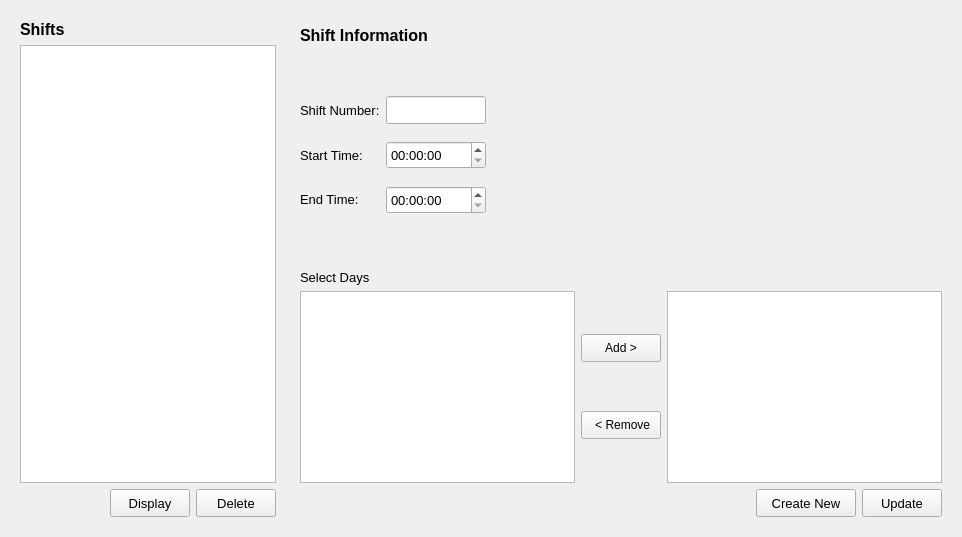
    <widget class="QWidget" name="editShifts">
     <layout class="QGridLayout" name="gridLayout_56">
      <item row="0" column="0">
       <widget class="QWidget" name="wgd_editUserSearch_6" native="true">
        <layout class="QGridLayout" name="gridLayout_54">
         <item row="0" column="0">
          <layout class="QHBoxLayout" name="horizontalLayout_43">
           <item>
            <widget class="QLabel" name="lbl_searchName_4">
             <property name="font">
              <font>
               <pointsize>12</pointsize>
               <weight>75</weight>
               <bold>true</bold>
              </font>
             </property>
             <property name="text">
              <string>Shifts</string>
             </property>
            </widget>
           </item>
          </layout>
         </item>
         <item row="2" column="0">
          <layout class="QHBoxLayout" name="horizontalLayout_45">
           <item>
            <spacer name="horizontalSpacer_29">
             <property name="orientation">
              <enum>Qt::Horizontal</enum>
             </property>
             <property name="sizeType">
              <enum>QSizePolicy::Expanding</enum>
             </property>
             <property name="sizeHint" stdset="0">
              <size>
               <width>40</width>
               <height>20</height>
              </size>
             </property>
            </spacer>
           </item>
           <item>
            <widget class="QPushButton" name="btn_displayUser_4">
             <property name="minimumSize">
              <size>
               <width>70</width>
               <height>28</height>
              </size>
             </property>
             <property name="font">
              <font>
               <pointsize>10</pointsize>
              </font>
             </property>
             <property name="text">
              <string>Display</string>
             </property>
            </widget>
           </item>
           <item>
            <widget class="QPushButton" name="pushButton_16">
             <property name="minimumSize">
              <size>
               <width>65</width>
               <height>28</height>
              </size>
             </property>
             <property name="font">
              <font>
               <pointsize>10</pointsize>
              </font>
             </property>
             <property name="text">
              <string>Delete</string>
             </property>
            </widget>
           </item>
          </layout>
         </item>
         <item row="1" column="0">
          <widget class="QTableWidget" name="tableWidget_6">
           <property name="sizePolicy">
            <sizepolicy hsizetype="Preferred" vsizetype="Expanding">
             <horstretch>0</horstretch>
             <verstretch>0</verstretch>
            </sizepolicy>
           </property>
           <property name="font">
            <font>
             <pointsize>10</pointsize>
            </font>
           </property>
          </widget>
         </item>
        </layout>
       </widget>
      </item>
      <item row="0" column="1">
       <widget class="QWidget" name="wgd_editUserFields_4" native="true">
        <property name="minimumSize">
         <size>
          <width>500</width>
          <height>0</height>
         </size>
        </property>
        <layout class="QGridLayout" name="gridLayout_55">
         <item row="6" column="0" colspan="2">
          <layout class="QHBoxLayout" name="horizontalLayout_63">
           <item>
            <widget class="QTableWidget" name="availablebedslist_2">
             <property name="sizePolicy">
              <sizepolicy hsizetype="Expanding" vsizetype="Expanding">
               <horstretch>0</horstretch>
               <verstretch>0</verstretch>
              </sizepolicy>
             </property>
             <property name="minimumSize">
              <size>
               <width>275</width>
               <height>0</height>
              </size>
             </property>
             <property name="font">
              <font>
               <pointsize>10</pointsize>
              </font>
             </property>
             <property name="editTriggers">
              <set>QAbstractItemView::NoEditTriggers</set>
             </property>
             <property name="selectionMode">
              <enum>QAbstractItemView::SingleSelection</enum>
             </property>
             <property name="selectionBehavior">
              <enum>QAbstractItemView::SelectRows</enum>
             </property>
             <attribute name="horizontalHeaderStretchLastSection">
              <bool>true</bool>
             </attribute>
            </widget>
           </item>
           <item>
            <layout class="QVBoxLayout" name="verticalLayout_17">
             <item>
              <widget class="QPushButton" name="addbedtoprogram_2">
               <property name="sizePolicy">
                <sizepolicy hsizetype="Preferred" vsizetype="Fixed">
                 <horstretch>0</horstretch>
                 <verstretch>0</verstretch>
                </sizepolicy>
               </property>
               <property name="minimumSize">
                <size>
                 <width>80</width>
                 <height>28</height>
                </size>
               </property>
               <property name="text">
                <string>Add &gt;</string>
               </property>
              </widget>
             </item>
             <item>
              <widget class="QPushButton" name="removebedfromprogram_2">
               <property name="sizePolicy">
                <sizepolicy hsizetype="Preferred" vsizetype="Fixed">
                 <horstretch>0</horstretch>
                 <verstretch>0</verstretch>
                </sizepolicy>
               </property>
               <property name="minimumSize">
                <size>
                 <width>80</width>
                 <height>28</height>
                </size>
               </property>
               <property name="maximumSize">
                <size>
                 <width>80</width>
                 <height>28</height>
                </size>
               </property>
               <property name="text">
                <string> &lt; Remove</string>
               </property>
              </widget>
             </item>
            </layout>
           </item>
           <item>
            <widget class="QTableWidget" name="assignedbedslist_2">
             <property name="sizePolicy">
              <sizepolicy hsizetype="Expanding" vsizetype="Expanding">
               <horstretch>0</horstretch>
               <verstretch>0</verstretch>
              </sizepolicy>
             </property>
             <property name="minimumSize">
              <size>
               <width>275</width>
               <height>0</height>
              </size>
             </property>
             <property name="font">
              <font>
               <pointsize>10</pointsize>
              </font>
             </property>
             <property name="editTriggers">
              <set>QAbstractItemView::NoEditTriggers</set>
             </property>
             <property name="selectionMode">
              <enum>QAbstractItemView::SingleSelection</enum>
             </property>
             <property name="selectionBehavior">
              <enum>QAbstractItemView::SelectRows</enum>
             </property>
             <attribute name="horizontalHeaderStretchLastSection">
              <bool>true</bool>
             </attribute>
            </widget>
           </item>
          </layout>
         </item>
         <item row="2" column="0" colspan="2">
          <layout class="QFormLayout" name="formLayout_19">
           <property name="verticalSpacing">
            <number>17</number>
           </property>
           <item row="0" column="0">
            <widget class="QLabel" name="lbl_roomType_2">
             <property name="sizePolicy">
              <sizepolicy hsizetype="Minimum" vsizetype="Preferred">
               <horstretch>0</horstretch>
               <verstretch>0</verstretch>
              </sizepolicy>
             </property>
             <property name="minimumSize">
              <size>
               <width>0</width>
               <height>28</height>
              </size>
             </property>
             <property name="font">
              <font>
               <pointsize>10</pointsize>
              </font>
             </property>
             <property name="text">
              <string>Shift Number:</string>
             </property>
            </widget>
           </item>
           <item row="0" column="1">
            <layout class="QHBoxLayout" name="horizontalLayout_62">
             <item>
              <widget class="QLineEdit" name="lineEdit_3">
               <property name="sizePolicy">
                <sizepolicy hsizetype="Preferred" vsizetype="Fixed">
                 <horstretch>0</horstretch>
                 <verstretch>0</verstretch>
                </sizepolicy>
               </property>
               <property name="minimumSize">
                <size>
                 <width>100</width>
                 <height>28</height>
                </size>
               </property>
               <property name="maximumSize">
                <size>
                 <width>100</width>
                 <height>16777215</height>
                </size>
               </property>
               <property name="font">
                <font>
                 <pointsize>10</pointsize>
                </font>
               </property>
              </widget>
             </item>
             <item>
              <spacer name="horizontalSpacer_49">
               <property name="orientation">
                <enum>Qt::Horizontal</enum>
               </property>
               <property name="sizeHint" stdset="0">
                <size>
                 <width>40</width>
                 <height>20</height>
                </size>
               </property>
              </spacer>
             </item>
            </layout>
           </item>
           <item row="1" column="0">
            <widget class="QLabel" name="lbl_roomNo_2">
             <property name="sizePolicy">
              <sizepolicy hsizetype="Minimum" vsizetype="Preferred">
               <horstretch>0</horstretch>
               <verstretch>0</verstretch>
              </sizepolicy>
             </property>
             <property name="minimumSize">
              <size>
               <width>0</width>
               <height>28</height>
              </size>
             </property>
             <property name="font">
              <font>
               <pointsize>10</pointsize>
              </font>
             </property>
             <property name="text">
              <string>Start Time:</string>
             </property>
            </widget>
           </item>
           <item row="1" column="1">
            <layout class="QHBoxLayout" name="horizontalLayout_61">
             <item>
              <widget class="QTimeEdit" name="timeEdit">
               <property name="minimumSize">
                <size>
                 <width>100</width>
                 <height>28</height>
                </size>
               </property>
               <property name="font">
                <font>
                 <pointsize>10</pointsize>
                </font>
               </property>
              </widget>
             </item>
             <item>
              <spacer name="horizontalSpacer_46">
               <property name="orientation">
                <enum>Qt::Horizontal</enum>
               </property>
               <property name="sizeType">
                <enum>QSizePolicy::Expanding</enum>
               </property>
               <property name="sizeHint" stdset="0">
                <size>
                 <width>13</width>
                 <height>20</height>
                </size>
               </property>
              </spacer>
             </item>
            </layout>
           </item>
           <item row="2" column="0">
            <widget class="QLabel" name="label_62">
             <property name="font">
              <font>
               <pointsize>10</pointsize>
              </font>
             </property>
             <property name="text">
              <string>End Time:</string>
             </property>
            </widget>
           </item>
           <item row="2" column="1">
            <layout class="QHBoxLayout" name="horizontalLayout_60">
             <item>
              <widget class="QTimeEdit" name="timeEdit_2">
               <property name="minimumSize">
                <size>
                 <width>100</width>
                 <height>28</height>
                </size>
               </property>
               <property name="font">
                <font>
                 <pointsize>10</pointsize>
                </font>
               </property>
              </widget>
             </item>
             <item>
              <spacer name="horizontalSpacer_47">
               <property name="orientation">
                <enum>Qt::Horizontal</enum>
               </property>
               <property name="sizeHint" stdset="0">
                <size>
                 <width>40</width>
                 <height>20</height>
                </size>
               </property>
              </spacer>
             </item>
            </layout>
           </item>
          </layout>
         </item>
         <item row="5" column="0" colspan="2">
          <widget class="QLabel" name="label_65">
           <property name="font">
            <font>
             <pointsize>10</pointsize>
            </font>
           </property>
           <property name="text">
            <string>Select Days</string>
           </property>
          </widget>
         </item>
         <item row="0" column="0" colspan="2">
          <widget class="QLabel" name="label_47">
           <property name="sizePolicy">
            <sizepolicy hsizetype="Preferred" vsizetype="Fixed">
             <horstretch>0</horstretch>
             <verstretch>0</verstretch>
            </sizepolicy>
           </property>
           <property name="minimumSize">
            <size>
             <width>0</width>
             <height>30</height>
            </size>
           </property>
           <property name="font">
            <font>
             <pointsize>12</pointsize>
             <weight>75</weight>
             <bold>true</bold>
            </font>
           </property>
           <property name="text">
            <string>Shift Information</string>
           </property>
          </widget>
         </item>
         <item row="1" column="1">
          <spacer name="verticalSpacer_23">
           <property name="orientation">
            <enum>Qt::Vertical</enum>
           </property>
           <property name="sizeType">
            <enum>QSizePolicy::Minimum</enum>
           </property>
           <property name="sizeHint" stdset="0">
            <size>
             <width>20</width>
             <height>40</height>
            </size>
           </property>
          </spacer>
         </item>
         <item row="3" column="0">
          <spacer name="verticalSpacer_24">
           <property name="orientation">
            <enum>Qt::Vertical</enum>
           </property>
           <property name="sizeType">
            <enum>QSizePolicy::Minimum</enum>
           </property>
           <property name="sizeHint" stdset="0">
            <size>
             <width>20</width>
             <height>30</height>
            </size>
           </property>
          </spacer>
         </item>
         <item row="7" column="0" colspan="2">
          <layout class="QHBoxLayout" name="horizontalLayout_75">
           <item>
            <widget class="QLabel" name="lbl_editUserWarning_4">
             <property name="sizePolicy">
              <sizepolicy hsizetype="Preferred" vsizetype="Ignored">
               <horstretch>0</horstretch>
               <verstretch>0</verstretch>
              </sizepolicy>
             </property>
             <property name="minimumSize">
              <size>
               <width>0</width>
               <height>28</height>
              </size>
             </property>
             <property name="font">
              <font>
               <pointsize>10</pointsize>
              </font>
             </property>
             <property name="text">
              <string/>
             </property>
            </widget>
           </item>
           <item>
            <spacer name="horizontalSpacer_48">
             <property name="orientation">
              <enum>Qt::Horizontal</enum>
             </property>
             <property name="sizeType">
              <enum>QSizePolicy::Expanding</enum>
             </property>
             <property name="sizeHint" stdset="0">
              <size>
               <width>40</width>
               <height>20</height>
              </size>
             </property>
            </spacer>
           </item>
           <item>
            <widget class="QPushButton" name="btn_createNewUser_4">
             <property name="minimumSize">
              <size>
               <width>100</width>
               <height>28</height>
              </size>
             </property>
             <property name="font">
              <font>
               <pointsize>10</pointsize>
              </font>
             </property>
             <property name="text">
              <string>Create New</string>
             </property>
            </widget>
           </item>
           <item>
            <widget class="QPushButton" name="pushButton_17">
             <property name="minimumSize">
              <size>
               <width>60</width>
               <height>28</height>
              </size>
             </property>
             <property name="font">
              <font>
               <pointsize>10</pointsize>
              </font>
             </property>
             <property name="text">
              <string>Update</string>
             </property>
            </widget>
           </item>
          </layout>
         </item>
         <item row="4" column="0">
          <spacer name="horizontalSpacer_50">
           <property name="orientation">
            <enum>Qt::Horizontal</enum>
           </property>
           <property name="sizeHint" stdset="0">
            <size>
             <width>40</width>
             <height>20</height>
            </size>
           </property>
          </spacer>
         </item>
        </layout>
        <zorder>label_47</zorder>
        <zorder>label_65</zorder>
        <zorder>verticalSpacer_24</zorder>
        <zorder>horizontalSpacer_50</zorder>
       </widget>
      </item>
     </layout>
    </widget>
